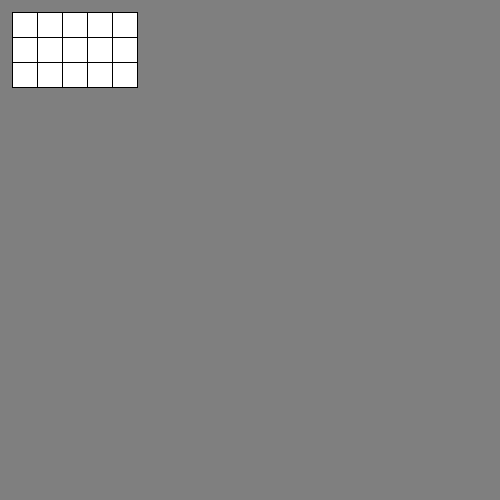
Frame 1 (no input)
Frame 60 (the mouse pressed at the canvas centre just before this capture): identical to frame 1, image omitted
Frame 120 (the mouse held since frame 60 and released just before this capture): identical to frame 1, image omitted

The Processing sketch that drew this single still picture (run headless with seeded random() and noise(); from frame 60 on, the mouse is pressed at the canvas centre):

// Processing sketch: CoordCartesienne_pavage
// ── CoordCartesienne_pavage.pde
float largeur;
float hauteur;
float x;
float y;

void setup() {
  size(500, 500);
  largeur = 25;
  hauteur = 25;
  x = largeur/2;
  y = hauteur/2;
}

void draw() {
  background(127);
  for (int i=0; i<3; i++) {
    for (int j=0; j<5; j++) {
      float newX = x + j * largeur;
      float newY = y + i * hauteur;
      rect(newX, newY, largeur, hauteur);
    }
  }
}
